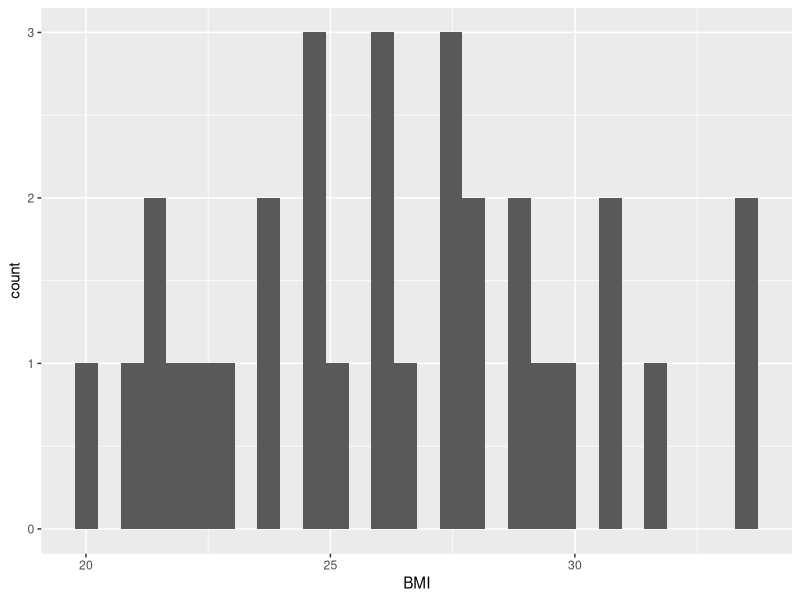
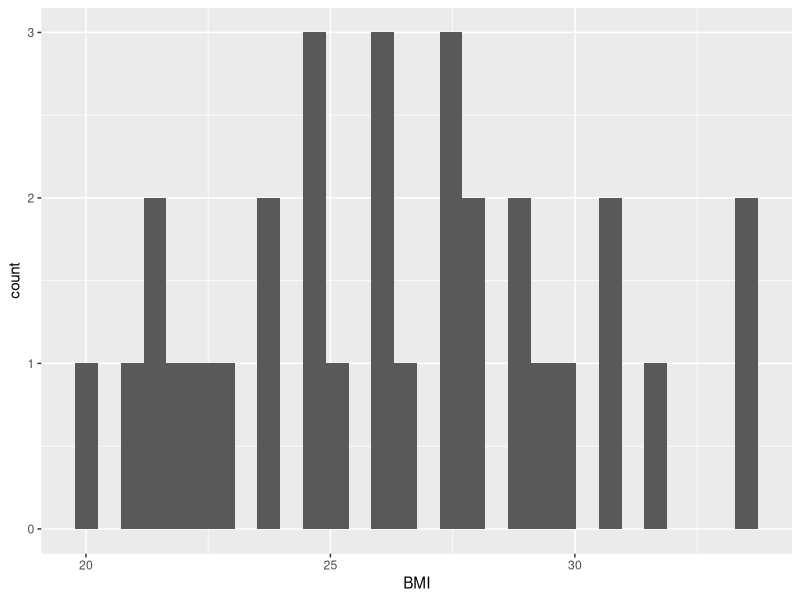
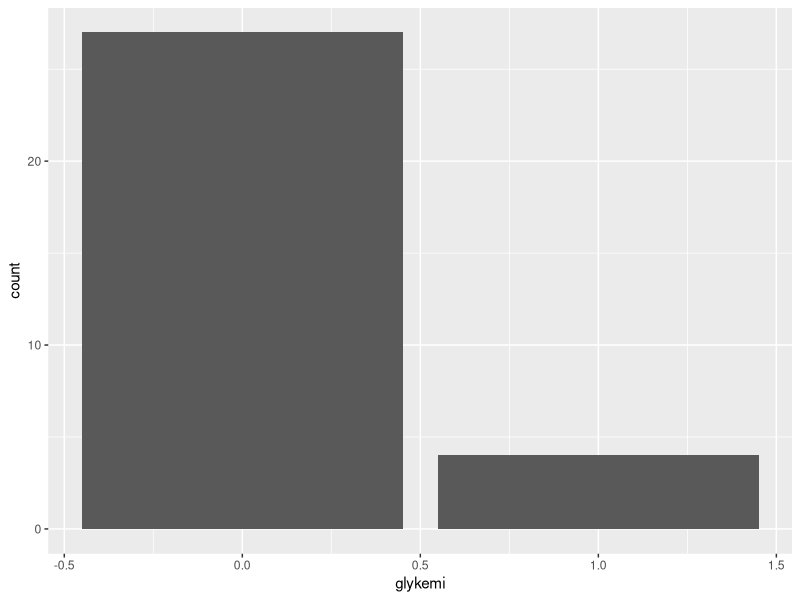
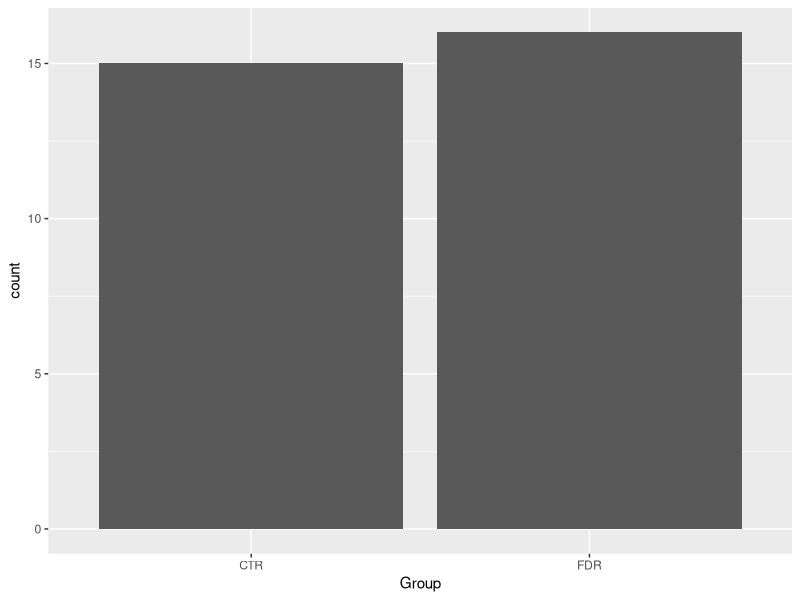
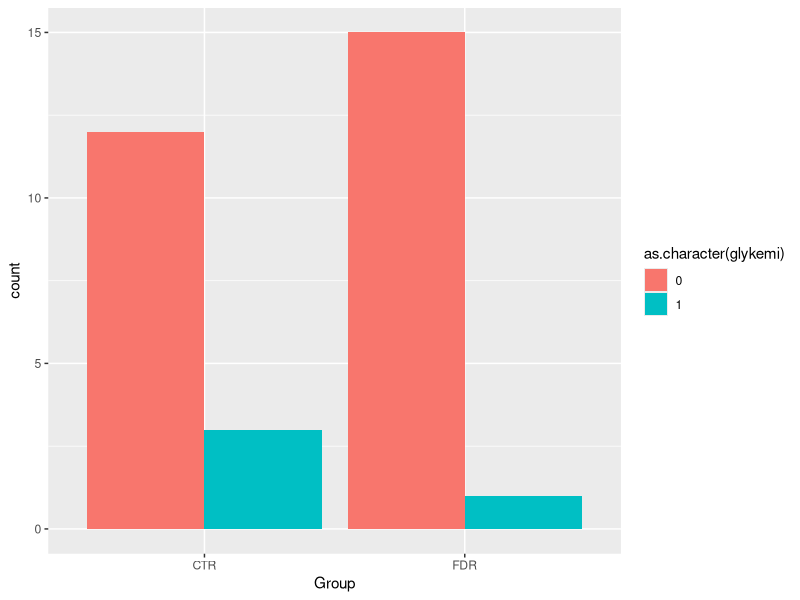
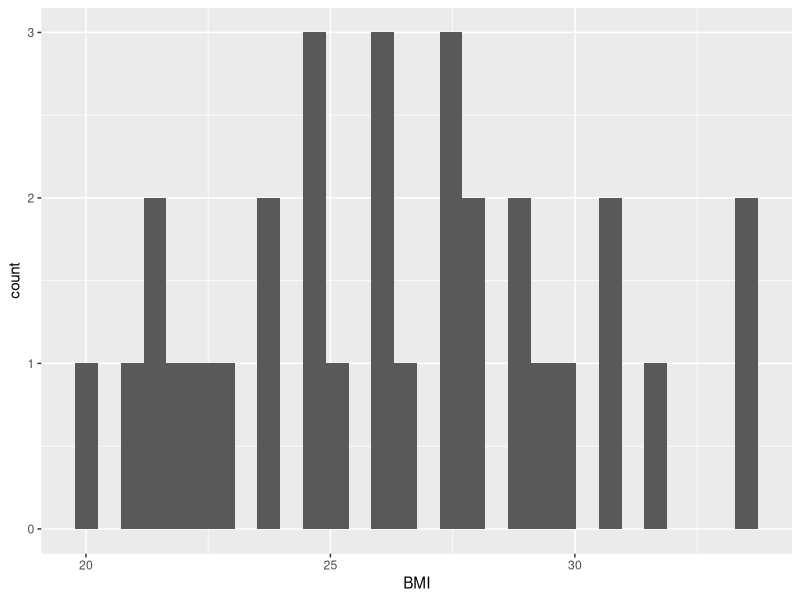
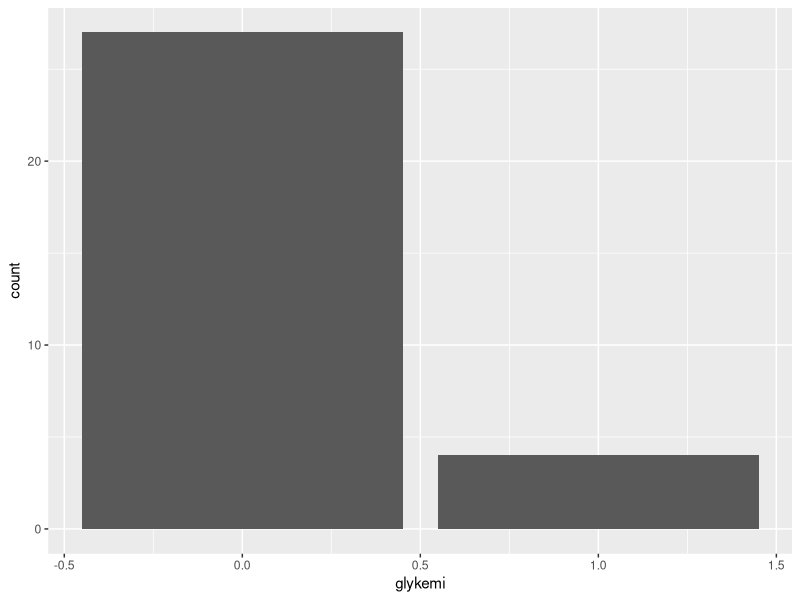
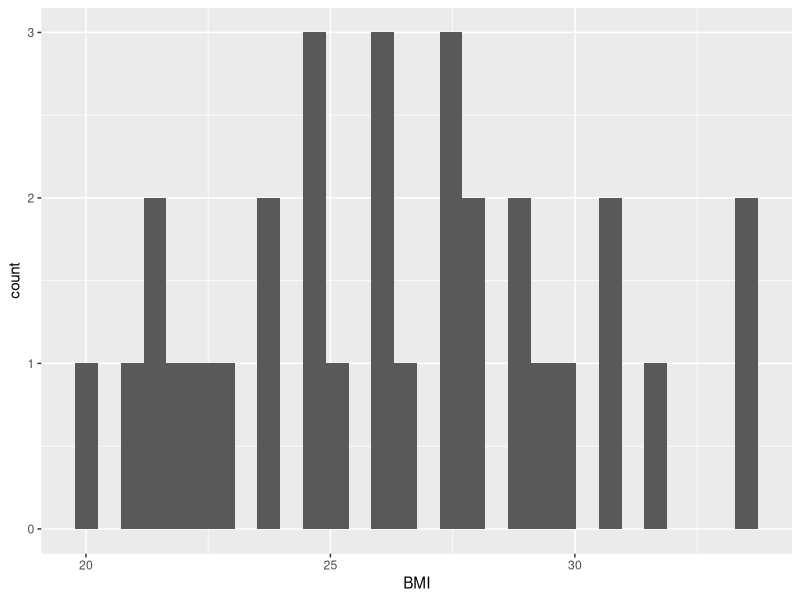

Source code (R) for these figures, in order:
## ---- chunk 1
1 + 1
## ---- chunk 2
3 * 3
## ---- chunk 3
#| message: false
#| warning: false
library(tidyverse)
post_meal_data <- read_csv2(
  here::here("data/post-meal-insulin.csv")
)

small_post_meal_data <- select(post_meal_data, id, Age, BMI, Group, auc_pg, auc_ins, glykemi)

tidier_post_meal_data <- small_post_meal_data |>
  rename(
    AUC_glucose = auc_pg,
    AUC_insulin = auc_ins
  ) |>
  filter(glykemi == 0) |>
  select(-glykemi)

tidied_post_meal_data <- tidier_post_meal_data |>
  mutate(
    insulin_glucose_ratio = AUC_insulin / AUC_glucose,
    Group = if_else(Group == "CTR", "Control", "First-degree relative")
  )
## ---- chunk 4
post_meal_data
## ---- chunk 5
glimpse(post_meal_data)
## ---- chunk 6
ggplot(post_meal_data, aes(x = BMI)) +
  geom_histogram()
## ---- chunk 7
#| fig-cap: "BMI results"
#| label: fig-BMI_histo
ggplot(post_meal_data, aes(x = BMI)) +
  geom_histogram()
## ---- chunk 8
#| fig-cap: Jabadabado
#| label: fig-jabadabado
ggplot(post_meal_data, aes(x = glykemi)) +
  geom_bar()
## ---- chunk 9
post_meal_data |>
  ggplot(aes(x = Group, fill = glykemi)) +
  geom_bar()
## ---- chunk 10
post_meal_data |>
  ggplot(aes(x = Group, fill = as.character(glykemi))) +
  geom_bar(position = position_dodge())
## ---- chunk 11
ggplot(post_meal_data, aes(x = BMI)) +
  geom_histogram()
## ---- chunk 12
ggplot(post_meal_data, aes(x = glykemi)) +
  geom_bar()
## ---- chunk 13
#| fig-cap: "They are side by side!"
#| label: fig-bmi-glykemi
#| fig-subcap:
#| - "Distribution of BMI"
#| - "Number of those with glycemia"
#| layout-ncol: 2

ggplot(post_meal_data, aes(x = BMI)) +
  geom_histogram()

ggplot(post_meal_data, aes(x = glykemi)) +
  geom_bar()
## ---- chunk 14
#| fig-cap: "Blodglukose og BMI"
#| label: fig-blodglukose_og_BMI
ggplot(post_meal_data, aes(x = BMI, y = auc_pg)) +
  geom_point() +
  geom_smooth()
## ---- chunk 15
select(post_meal_data, Age)

select(post_meal_data, Age, BMI, Weight)

select(post_meal_data, -Group)

select(post_meal_data, starts_with("PG"))

select(post_meal_data, ends_with("DXA"))

select(post_meal_data, contains("0"))
## ---- chunk 16
small_post_meal_data |>
  rename(AUC_glucose = auc_pg)

small_post_meal_data |>
  rename(AUC_glucose = auc_pg, AUC_insulin = auc_ins)
## ---- chunk 17
# Task 1.
post_meal_data |>
  select(contains("OGTT"))

# Task 2.
post_meal_data |>
  select(contains(".."), -contains("...")) |>
  rename(
    Insulin.minus5.OGTT.X = Insulin..5.OGTT.X,
    P.Glucose.5.OGTT = P.Glucose..5.OGTT
  )


# Task 3.
basic_info <- select(post_meal_data, id, BMI, Length, Weight, Age)
rename(basic_info, Height = Length)

post_meal_data |>
  select(id, BMI, Length, Weight, Age) |>
  rename(Height = Length)
## ---- chunk 18
small_post_meal_data |>
  filter(glykemi == 1)

small_post_meal_data |>
  filter(BMI >= 25)

small_post_meal_data |>
  filter(Group == "CTR")
## ---- chunk 19
tidier_post_meal_data |>
  mutate(
    insuline_glucose_ratio = AUC_insulin / AUC_glucose,
    Group = if_else(Group == "CTR", "Control", "First-degree relative")
  )
## ---- chunk 20
small_post_meal_data |>
  filter(Group == "CTR", BMI >= 25)

small_post_meal_data |>
  filter(Group == "CTR" | BMI >= 25)
## ---- chunk 21
# Task 1.
post_meal_data |>
  filter(BMI >= 20 & BMI <= 40 & Group == "FDR")

# Task 2.
post_meal_data |>
  mutate(
    percent_body_fat = (Fat.mass.DXA / Weight) * 100
  ) |>
  filter(percent_body_fat > 30)
## ---- chunk 22
tidied_post_meal_data |>
  mutate(overweight = if_else(BMI >= 25, "Overweight", "Not overweight")) |>
  ggplot(aes(x = overweight, y = insulin_glucose_ratio)) +
  geom_jitter()
## ---- chunk 23
tidied_post_meal_data |>
  filter(BMI < 30) |>
  ggplot(aes(x = Age, y = AUC_insulin, colour = Group)) +
  geom_point()
## ---- chunk 24
tidied_post_meal_data |>
  filter(BMI < 30) |>
  mutate(young = if_else(Age < 40, "Young", "Old")) |>
  ggplot(aes(x = BMI, y = insulin_glucose_ratio, colour = Group)) +
  geom_point() +
  facet_grid(rows = vars(young)) +
  labs(
    x = "Body Mass Index",
    y = "Insulin / Glucose ratio"
  )
## ---- chunk 25
#| label: fig-multidimensional
#| fig-cap: "Two, mult-dimensional plots of our data."
#| fig-subcap:
#|   - "Distribution of percent body fat by group and age category."
#|   - "Relationship between BMI and bone mineral density, split by insulin sensitivity."
#| layout-ncol: 2
# Task 1.
post_meal_data |>
  mutate(
    percent_body_fat = (Fat.mass.DXA / Weight) * 100,
    young = if_else(Age < 40, "Young", "Old")
  ) |>
  ggplot(aes(x = Group, y = percent_body_fat, colour = young)) +
  geom_jitter(width = 0.2)


# Task 2.
post_meal_data |>
  mutate(
    insulin_glucose_ratio = (auc_ins / auc_pg),
    insulin_insensitive = if_else(insulin_glucose_ratio > mean(insulin_glucose_ratio), "Insensitive", "Sensitive")
  ) |>
  ggplot(aes(x = BMI, y = Bone.mineral.DXA)) +
  geom_point() +
  geom_smooth() +
  facet_grid(cols = vars(insulin_insensitive))
## ---- chunk 26
# Tasks 1. and 2.
post_meal_data |>
  mutate(hyperglycemia = if_else(glykemi == 1, "Yes", "No")) |>
  ggplot(aes(x = Group, fill = hyperglycemia)) +
  geom_bar(position = position_dodge()) +
  scale_fill_viridis_d(option = "magma")

# Tasks 3. and 4.
post_meal_data |>
  ggplot(aes(x = auc_pg, y = auc_ins, colour = BMI)) +
  geom_point() +
  scale_colour_viridis_c(option = "inferno")
## ---- chunk 27
tidied_post_meal_data |>
  summarise(
    max_bmi = max(BMI),
    min_bmi = min(BMI)
  )
## ---- chunk 28
#| label: tbl-mean-age-bmi
#| tbl-cap: "Mean values of Age and BMI for each group"
tidied_post_meal_data |>
  group_by(Group) |>
  summarise("Mean age (years)" = round(mean(Age), 1), "Mean BMI (kg/m^2^" = round(mean(BMI), 1)) |>
  ungroup() |>
  knitr::kable()
## ---- chunk 29
#| label: tbl-summary-table
#| tbl-cap: "Median values of AUC measurements by age group and family history group."
post_meal_data |>
  # Task 2.
  filter(BMI < 30) |>
  # Task 3.
  mutate(
    age_group = if_else(Age < 40, "Young", "Old"),
    Group = if_else(Group == "CTR", "Control", "First-degree relative")
  ) |>
  # Task 4.
  group_by(Group, age_group) |>
  summarise(
    "AUC c-peptide" = round(median(auc_cp), 1),
    "AUC Glucose" = round(median(auc_pg), 1),
    "AUC Insulin" = round(median(auc_ins), 1)
  ) |>
  # Task 5.
  rename(
    "Age Group" = age_group,
    "Family history" = Group
  ) |>
  # Task 6.
  ungroup() |>
  knitr::kable()
